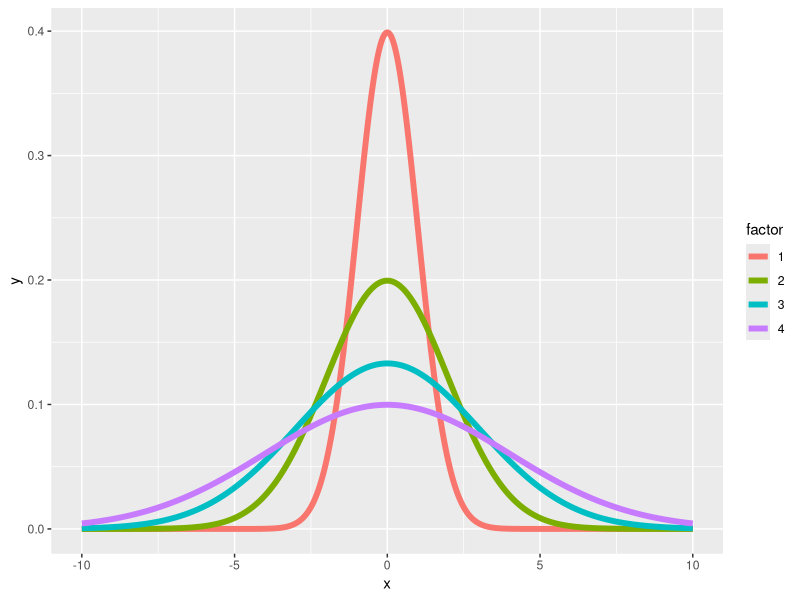

Write the R code that produced this figure.
#Introduccion Varianza

#Hola, mi nombre es Brian Caffo, y esta es una conferencia sobre variabilidad como parte de la clase de Curso de Inferencia Estadística, que es parte de la especialización de Ciencia de Datos del Departamento de Bioestadística de la Escuela de Salud Pública Bloomberg de la Johns Hopkins Bloomberg. 

#Entonces, en la última conferencia, hablamos sobre la media de la población, que habla sobre dónde se centra la distribución. 

#Entonces, si tuviera que pensar en una curva de campana, esa función de densidad de probabilidad se moverá hacia la izquierda o hacia la derecha a medida que cambie la media. Otra propiedad útil es qué tan gorda o delgada, o qué tan extendida o concentrada está la densidad alrededor de la media y esa es la varianza. 

#Entonces, si X es una variable aleatoria que tiene una media mu, la varianza es exactamente el cuadrado de distancia esperado que la variable aleatoria es de la media y le doy la fórmula aquí. 

#Hay un buen atajo que es el valor esperado de X al cuadrado menos el valor esperado de X cantidad al cuadrado. Entonces densidades con mayor varianza están más dispersos que las densidades con variaciones más bajas y la raíz cuadrada de la la varianza se llama desviación estándar. 

#Entonces la varianza se expresa en la unidad al cuadrado, mientras que la desviación estándar se expresa en las mismas unidades que X, lo cual es bastante útil 

#En esta clase, no gastaremos mucho de tiempo calculando los valores esperados, ya sea medias o variaciones de las poblaciones a mano, pero Quiero pasar por uno de esos cálculos. Recordemos de la última conferencia, el valor esperado de X es 3.5 cuando X es el resultado del lanzamiento de un dado. El valor esperado de X al cuadrado, realmente no le he dado una fórmula de cómo hacerlo, pero realmente piense en ello como el valor esperado de la variable aleatoria que obtienes tirando un dado, luego cuadrando el resultado. Y puedes hacerlo simplemente tomando el número, por ejemplo 1 al cuadrado, 2 al cuadrado, 3 al cuadrado, 4 al cuadrado, 5 al cuadrado y multiplicando por sus asociados probabilidades y obtienes 15.17. 

#Entonces, si tuviera que restar 15.17 menos 3.5 al cuadrado, obtengo 2.92, que es la varianza de esto,  de una tirada de dado. 

#Como eso fue muy divertido, Hagamos otro ejemplo. 



#Así que imagina el lanzamiento de una moneda con la probabilidad de cabezas de p. Ya cubrimos que lo esperado el valor de un lanzamiento de moneda es p de la última clase y luego pensemos sobre el valor esperado de X al cuadrado. 

#Cuando este caso, 0 al cuadrado es 0 y 1 al cuadrado es 1, entonces el valor esperado de X al cuadrado es exactamente el valor esperado de X, que es p. Ahora si tuviéramos que conectarnos a nuestra fórmula, entonces obtenemos p menos p al cuadrado, que resulta ser p por 1 menos p. 



#En otras palabras, la varianza poblacional asociada con la distribución dada al lanzar una moneda, una moneda sesgada es exactamente p por 1 menos p. Esta es una fórmula muy famosa y te recomiendo que solo compromételo a la memoria. 

library(ggplot2)
xvals <- seq(-10, 10, by = .01)
dat <- data.frame(
  y = c(
    dnorm(xvals, mean = 0, sd = 1),
    dnorm(xvals, mean = 0, sd = 2),
    dnorm(xvals, mean = 0, sd = 3),
    dnorm(xvals, mean = 0, sd = 4)
  ),
  x = rep(xvals, 4),
  factor = factor(rep(1 : 4, rep(length(xvals), 4)))
)
ggplot(dat, aes(x = x, y = y, color = factor)) + geom_line(size = 2)    


#Aquí te estoy dando un poco ejemplos de densidades, densidades de población como La variación cambia. La densidad de color salmón es una normal estándar que tiene varianza 1. A medida que subo, ves la varianza aumenta, reduce la densidad y empuja más la masa en las colas. 

#Entonces es más probable que una persona diga:
 

#Está más allá de 5, si por ejemplo son de lo normal distribución con una varianza de 4, que si fueran de una normal distribución con una varianza de 3. Entonces, al igual que la media de la población y la media de la muestra fue directamente análoga, la varianza de la población y la varianza de la muestra son directamente análogas. 

#Así, por ejemplo, la media de la población era el centro de masa de la población. La media muestral fue el centro de masa de los datos observados. La varianza de la población es el cuadrado de distancia esperado de una variable aleatoria de la población alrededor de la media poblacional. La varianza muestral es el cuadrado promedio de la distancia del da, observaciones observadas menos la media muestral. 

#Entonces dividimos entre n menos 1 aquí en el denominador en lugar de n, y hablaré de por qué en un minuto. Pero también quiero hablar conceptualmente, para mí, de un punto difícil, que es hablar sobre la varianza de la varianza de la muestra. 

#Permítanme recordarles que la varianza de la muestra es exactamente una función de los datos. 

#Por lo tanto, también es una variable aleatoria, por lo que también tiene una distribución de población. Esa distribución tiene un valor esperado y ese valor esperado es la varianza de la población que la varianza de la muestra está tratando de estimar. 

#Y a medida que recolecte más y más datos, la distribución de la varianza de la muestra obtendrá más concentración, concentrada alrededor de la varianza de la población que está tratando de estimar. Y luego también quiero recordarles que la raíz cuadrada de la varianza muestral es la muestra.

